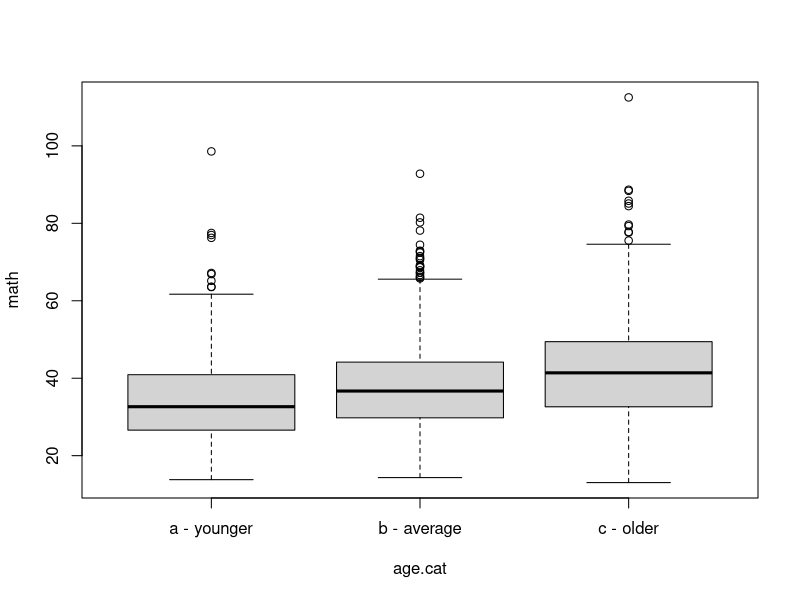
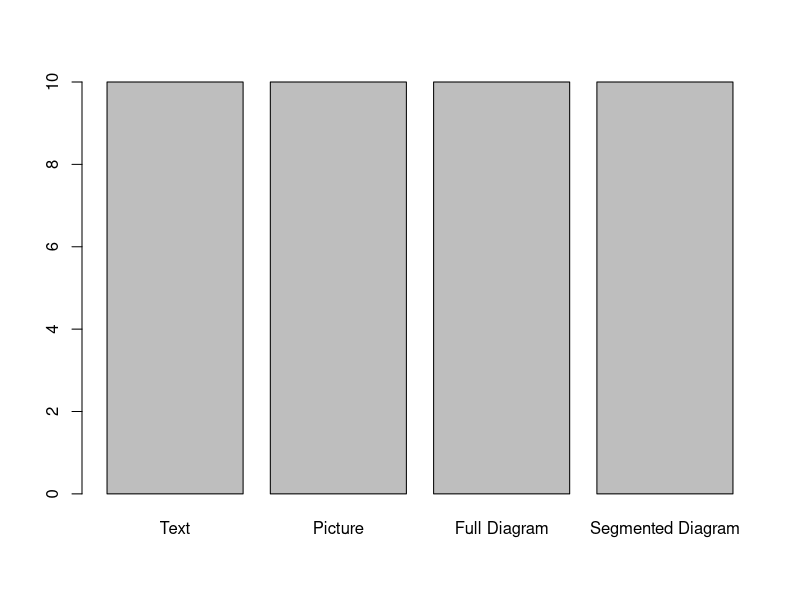
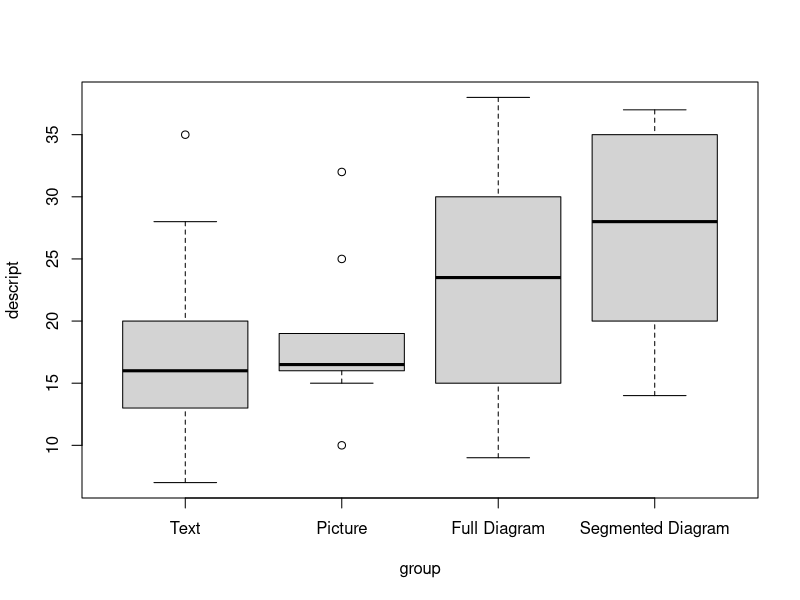
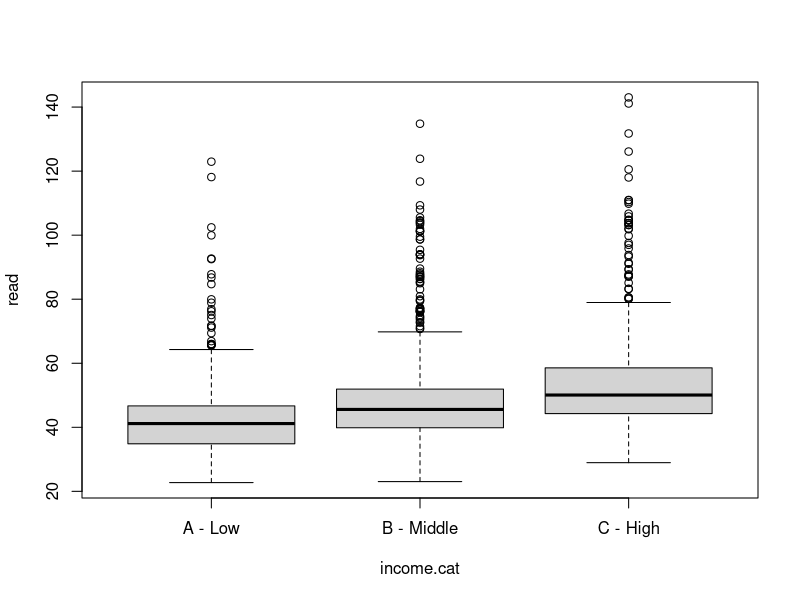

Write the R code that produced these figures, in order.
##################################################################################################################
####################################### RSCH 8120: Week 3 Analysis of Covariance (ANCOVA)#########################
##################################################################################################################
####----------------------------------####
# Date: Sept, 2023

#clean environment
# rm(list=ls(all=TRUE))
#This gets rid of scientific notation if you don't like it.
options(scipen=999)


####--------------------------------------------------------------------####
### Part I: Set-up...run this before starting other parts
#Packages
install.packages("foreign")
library(foreign)


# If you are missing any packages use   install.packages("fill in this blank with package name")
# Importing a .csv file
# 1) For ease make sure the file is in your Working Directory (with your script and other R files).
# 2) Import the data and save as an object
eclsk <- read.csv("eclsk.csv") #NOTE: it must be in quotes and have .csv
diagram <-read.spss("diagram.sav", to.data.frame=TRUE)


# ANOVA/ANCOVA requires categorical variables: run the code below to create one
eclsk$age.cat <- "b - average"
eclsk$age.cat[which(eclsk$age >= 72)] <- "c - older"   #72 months or older
eclsk$age.cat[which(eclsk$age <= 66)] <- "a - younger" #66 months or younger

eclsk$age.cat <- as.factor(eclsk$age.cat)
#now we have an age categorical variable to analyze.  

#This gets rid of scientific notation if you don't like it.
options(scipen=999)

####--------------------------------------------------------------------####
### ANOVA review
# Examine dependent variable Y that must be continuous by our age.cat factor
boxplot(math~age.cat, data=eclsk)
# Does it look like these groups differ on math scores?

# Actual ANOVA
#anova(lm(<outcome>~<grouping variable that is a factor>, data=<data>))
anova(lm(math~age.cat, data=eclsk))


####--------------------------------------------------------------------####
### Before ANOVA/ANCOVA

## Inspect Variables (p. 477 and p. 508 Example 13.7)- four diagram conditions with
# text; outcome is quality of description
# Examine factor/independent variable X that must be categorical
plot(diagram$group)
# You should see 4 groups with 10 students in each
# It's continuous variable, but plot can only give you ten variables here.

# Examine dependent variable Y that must be continuous across the groups
boxplot(descript~group, data=diagram)
# Does it look like these groups differ on description score (descript)?



####--------------------------------------------------------------------####
### Part III: Conduct ANOVA/ANCOVA and interpret results

#anova:
#anova(lm(<outcome>~<grouping variable that is a factor>, data=<data>))
anova.output <- anova(lm(descript~group, data=diagram))
anova.output
#Notice that the 'total' isn't provided.  That is because it is redundant.  Just add.
#"Residuals" and "Error" are the same thing.


#ancova:  now we add a covariate 'time'; it must go first
ancova.output <- anova(lm(descript~time+group, data=diagram))
ancova.output

## The significance of the relationship between group and descript becomes stronger.

### Even with a non-significant predictor the use of a covariate increases power
# Note the p-value is much lower, reduced residual, increased between group MS

####----------------- eclsk example

boxplot(read~income.cat, data=eclsk)
#anova:
#anova(lm(<outcome>~<grouping variable that is a factor>, data=<data>))
anova.output2 <- anova(lm(read~income.cat, data=eclsk))
anova.output2


#ancova:  now we add a covariate 'parent.ed'; it must go first
ancova.output2 <- anova(lm(read~parent.ed+income.cat, data=eclsk))
ancova.output2

## After controlling parent.ed, the relationship between income and reading scores become non-significant
####--------------------------------------------------------------------####
